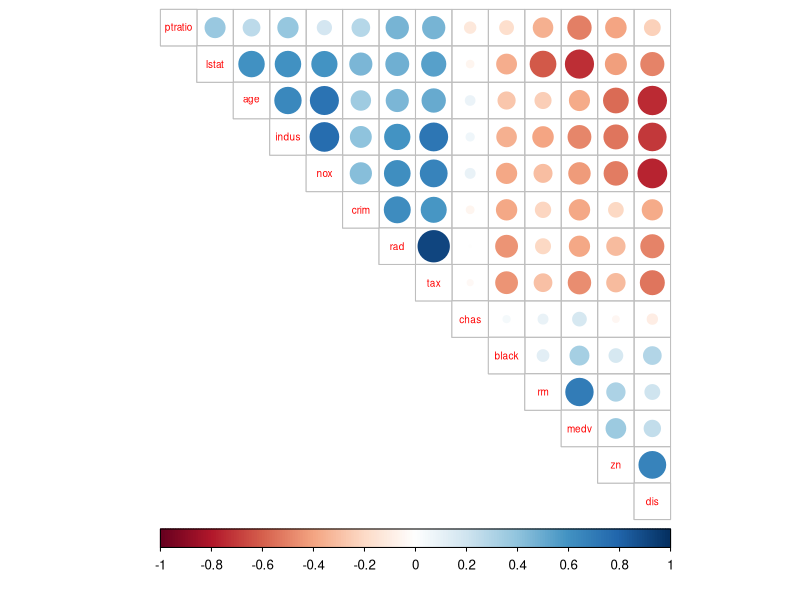
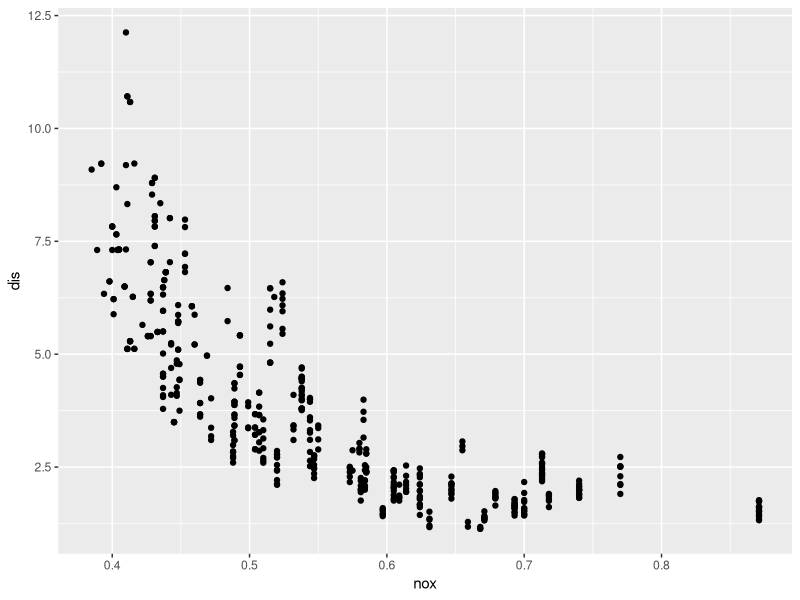
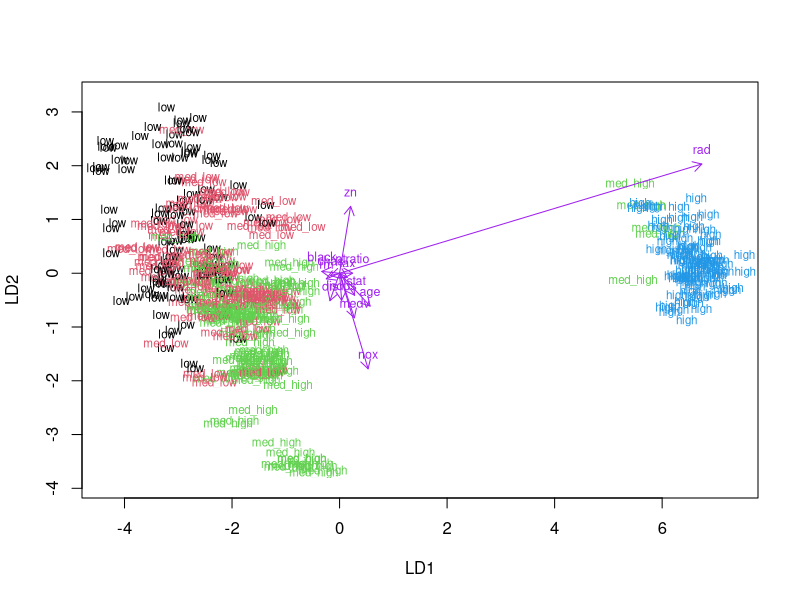
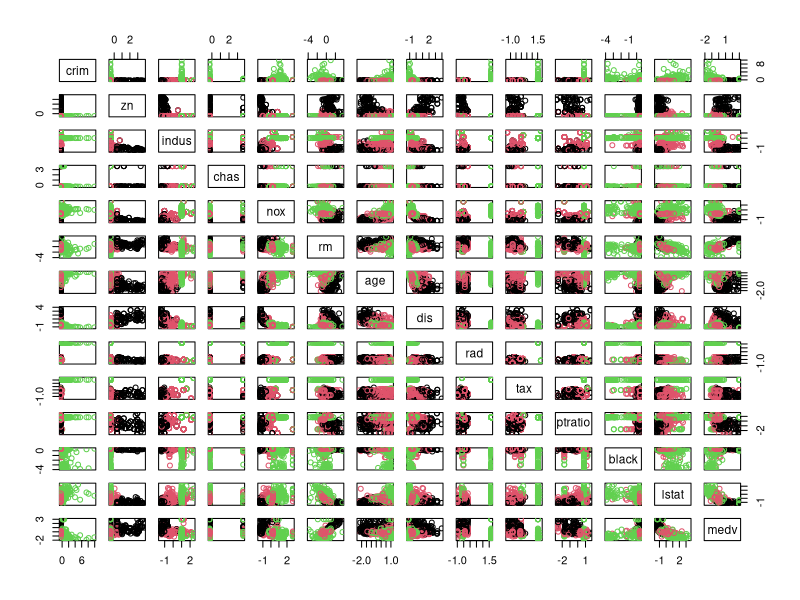
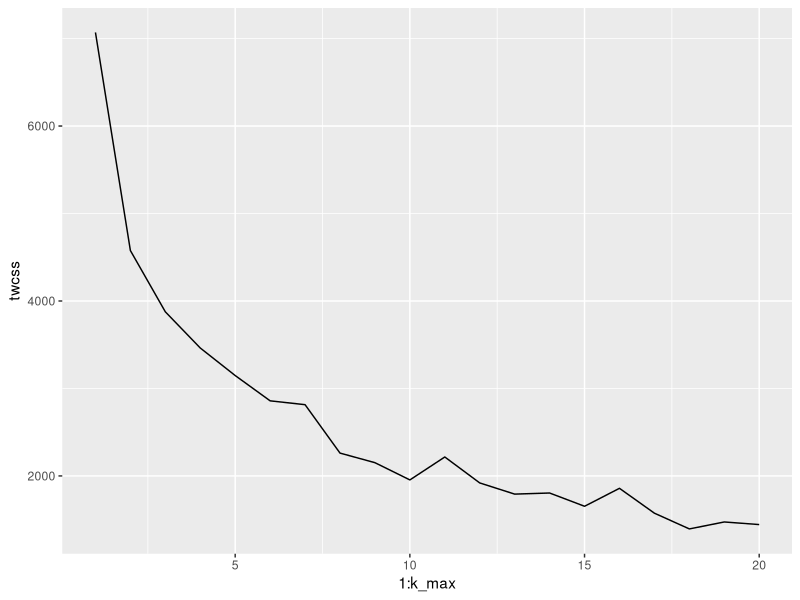
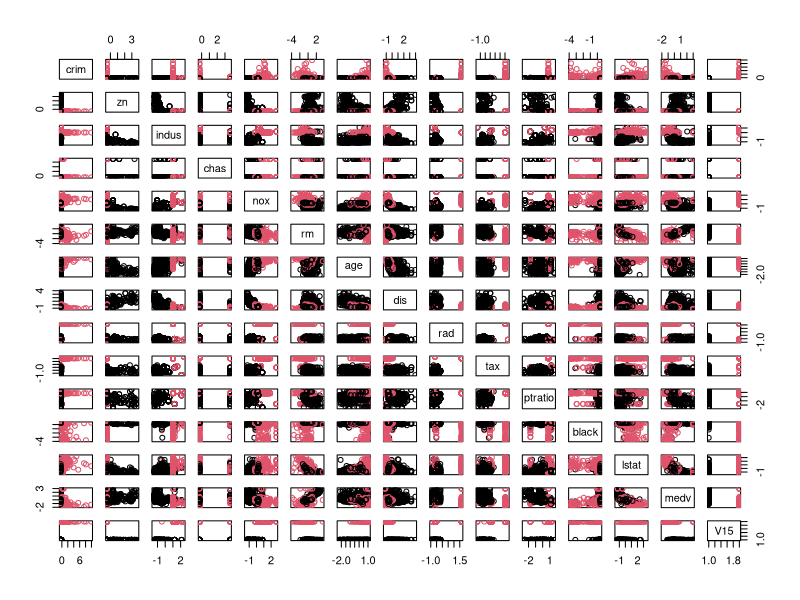
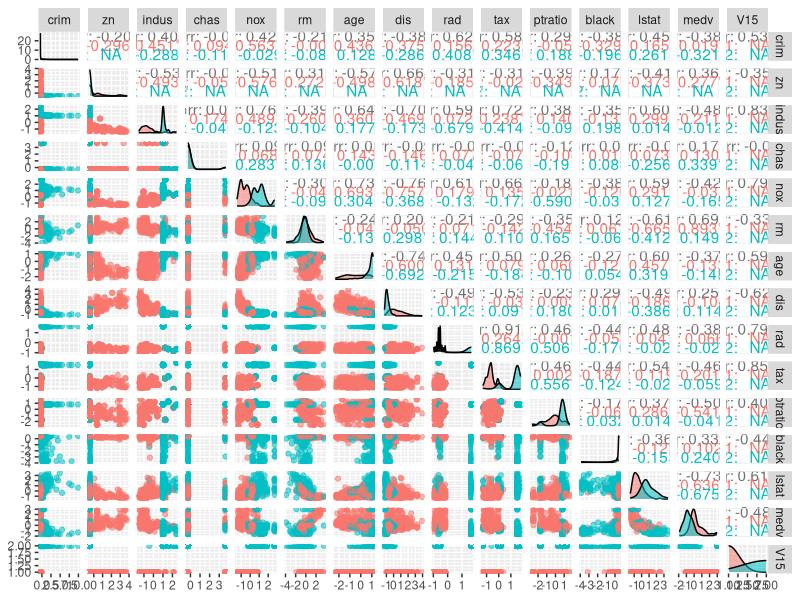

Write the R code that produced these figures, in order.
## ---- chunk 1
library(MASS)

data(Boston)
str(Boston)
## ---- chunk 2
#load the libraries
library(corrplot)
library(tidyverse)

#generate and plot correlation matrices
corr_matrix <- cor(Boston)
corr_matrix %>% round(digits = 2)


corrplot(corr_matrix, method="circle", type = "upper", cl.pos = "b", , order = "hclus", tl.pos = "d", tl.cex = 0.6)
## ---- chunk 3
ggplot(data = Boston, aes(x = nox, y = dis)) + geom_point()
## ---- chunk 4
summary(Boston)
## ---- chunk 5
scaled_data <- scale(Boston)
scaled_data <- as.data.frame(scaled_data)

summary(scaled_data)
## ---- chunk 6

bins <- quantile(scaled_data$crim)
crime <- cut(scaled_data$crim, breaks = bins, labels = c("low","med_low","med_high","high"), include.lowest = TRUE)

table(crime)
## ---- chunk 7
scaled_data <- dplyr::select(scaled_data, -crim)
scaled_data <- data.frame(scaled_data, crime)
## ---- chunk 8
ind <- sample(nrow(scaled_data), size = nrow(scaled_data)*0.8)
train <- scaled_data[ind,]
test <- scaled_data
## ---- chunk 9
lda_fit <- lda(crime ~ ., data = train)

## ---- chunk 10
lda.arrows <- function(x, myscale = 1, arrow.heads = 0.1, color = 'purple', tex = 0.75, choices = c(1,2)) {
  heads = coef(x)
  arrows(x0 = 0, y0 = 0, 
         x1 = myscale*heads[,choices[1]],
         y1 = myscale*heads[,choices[2]],
         col = color, length = arrow.heads)
  text(myscale*heads[,choices], labels = row.names(heads), cex = tex, col = color, pos = 3)
}
classes = as.numeric(train$crime)

plot(lda_fit, dimen = 2, col = classes)
lda.arrows(lda_fit, myscale = 2)
## ---- chunk 11
correct <- test$crime
test <- dplyr::select(test, -crime)
## ---- chunk 12
predictions <- predict(lda_fit, newdata = test)
t <- table(correct = correct, predicted = predictions$class)
t
## ---- chunk 13
data(Boston)
scaled_data <- scale(Boston)
dist <- dist(scaled_data)
## ---- chunk 14
km <-kmeans(scaled_data, centers = 3)
pairs(scaled_data, col = km$cluster)
## ---- chunk 15
library(ggplot2)

set.seed(123)

k_max <- 20
twcss <- sapply(1:k_max, function(k){kmeans(scaled_data, k)$tot.withinss})

qplot(x = 1:k_max, y = twcss, geom = 'line')
## ---- chunk 16
km <-kmeans(scaled_data, centers = 2)
scaled_data <- as.data.frame(cbind(scaled_data, km$cluster))

## ---- chunk 17
pairs(scaled_data, col = km$cluster)
## ---- chunk 18

library(GGally)

scaled_data <- data.frame(scaled_data)
ggpairs(scaled_data, aes(col = as.factor(km$cluster), alpha = 0.3), lower = list(combo = wrap("facethist", bins = 20)))
